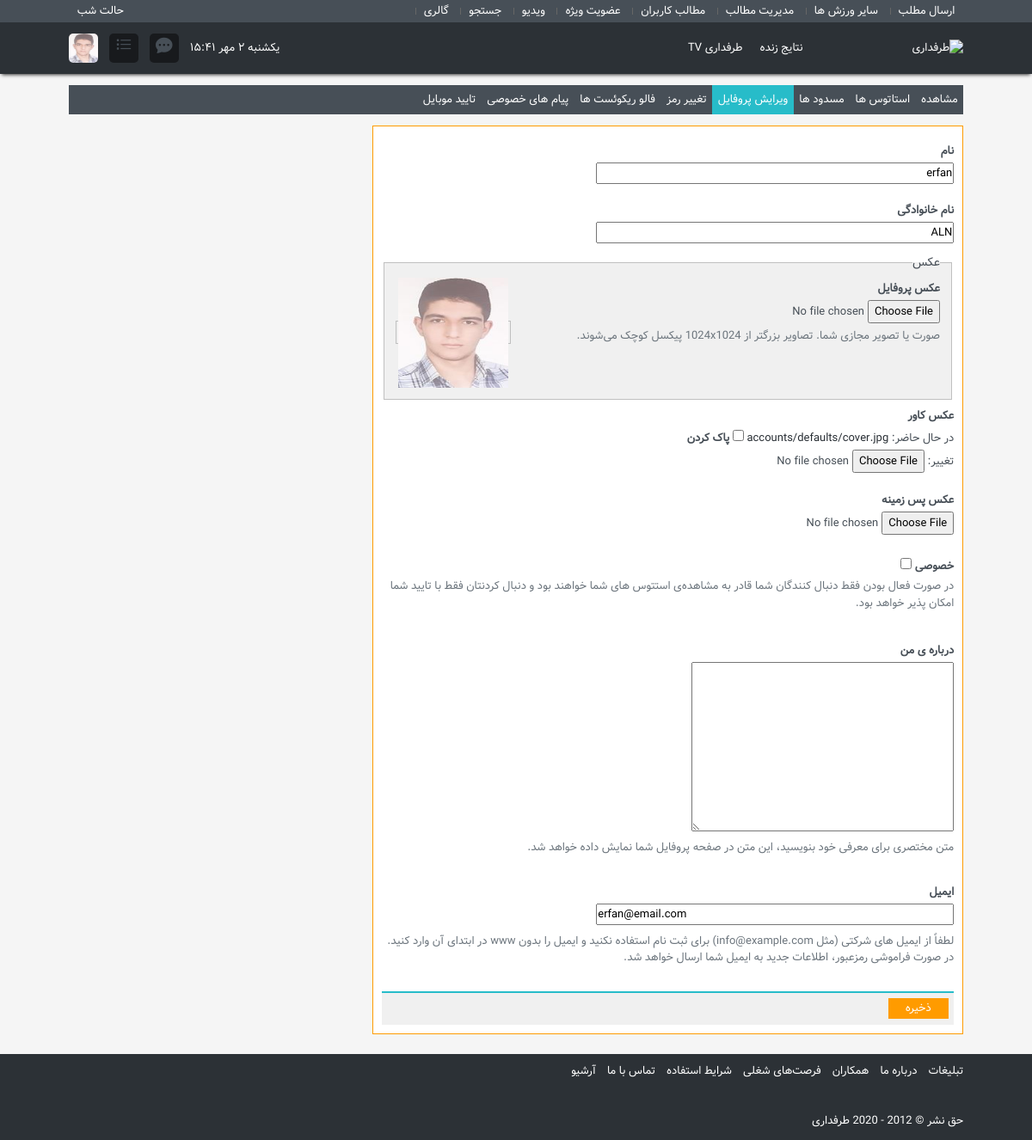
Page /accounts/profile/edit/ (signed in) on the committed database.
### accounts/models.py (models this page shows, shortened)
class UserModel(AbstractBaseUser, PermissionsMixin):
    first_name = models.CharField(max_length=10, verbose_name='نام')
    last_name = models.CharField(max_length=10, verbose_name='نام خانوادگی')
    email = models.EmailField(unique=True, verbose_name='ایمیل')
    phone_number = models.CharField(max_length=11, unique=True, verbose_name='شماره تلفن')
    about_me = RichTextField(blank=True, null=True, verbose_name='درباره ی من')
    profile_image = models.ImageField(blank=True, null=True, verbose_name='عکس پروفایل',
                                      upload_to=user_profile_image_path, default='accounts/defaults/avatar-default.png')
    cover_image = models.ImageField(blank=True, null=True, verbose_name='عکس کاور', upload_to=user_cover_image_path,
                                    default='accounts/defaults/cover.jpg')
    background_image = models.ImageField(blank=True, null=True, verbose_name='عکس پس زمینه',
                                         upload_to=user_background_image_path)
    is_private = models.BooleanField(default=False, verbose_name='خصوصی')
    is_active = models.BooleanField(default=True)
    is_auther = models.BooleanField(default=False)
    is_admin = models.BooleanField(default=False)
    is_phone_verified = models.BooleanField(default=True)
    registration_date = models.DateField(auto_now_add=True, verbose_name='تاریخ عضویت')
    last_online = models.DateTimeField(verbose_name='آخرین انلاین', blank=True, null=True, auto_now_add=True)
    followings = models.ManyToManyField('self', symmetrical=False, through='FollowModel',
                                        through_fields=('from_user', 'to_user'), related_name='followers')
    blocking = models.ManyToManyField('self', symmetrical=False, through='BlockModel',
                                      through_fields=('from_user', 'to_user'), related_name='blockers')
    followings_request = models.ManyToManyField('self', symmetrical=False, through='FollowRequestModel',
                                                through_fields=('from_user', 'to_user'),
                                                related_name='followers_request')
    emojis_pack = models.ManyToManyField('self', symmetrical=False, through='EmojiPackageModel',
                                         through_fields=('from_user', 'to_user'), related_name='packs_emojis')
    class Meta:
        verbose_name = 'کاربر'
    objects = UserManager()
    USERNAME_FIELD = 'email'
    REQUIRED_FIELDS = ['first_name', 'last_name', 'phone_number']
    @property
    def full_name(self):
        return f'{self.first_name} {self.last_name}'
    def get_absolute_url(self):
        return reverse('accounts:profile', kwargs={'pk': self.id})

### accounts/views.py (the view)
# urls.py: path('profile/edit/', views.UserProfileEditView.as_view(), name='edit_profile'),
class UserProfileEditView(LoginRequiredMixin, SuccessMessageMixin, UpdateView):
    template_name = 'accounts/edit_profile.html'
    success_message = 'اطلاعات شما با موفقیت تغییر کرد'
    form_class = UserProfileEditForm
    def get_object(self, queryset=None):
        return self.request.user

### accounts/forms.py
class UserProfileEditForm(forms.ModelForm):
    class Meta:
        model = UserModel
        fields = ['first_name', 'last_name', 'profile_image', 'cover_image', 'background_image', 'is_private',
                  'about_me', 'email']
        widgets = {
            'profile_image': forms.FileInput(),
        }

### accounts/templates/accounts/edit_profile.html (shortened to what this page needs)
{% extends 'base.html' %}
{% load static %}
{% block stylesheet %}
    <link rel="stylesheet" href="{% static 'accounts/css/edit_profile.css' %}">
{% endblock %}
{% block body %}
    {% include 'accounts/base_profile_tabs.html' %}
    <section id="main" class="my-3">
        <div class="container">
            <div class="row">
                <div class="col-8">
                    <form action="" method="post" enctype="multipart/form-data" novalidate>
                        <div class="py-2">
                            <label>{{ form.first_name.label }}</label>
                            {{ form.first_name }}
                        </div>
                        <div class="py-2">
                            <label>{{ form.last_name.label }}</label>
                            {{ form.last_name }}
                        </div>
                        <fieldset>
                            <legend><span class="fieldset-legend">عکس</span></legend>
                            <div class="d-flex flex-row justify-content-between">
                                <div>
                                    <label>{{ form.profile_image.label }}</label>
                                    {{ form.profile_image }}
                                    <p class="text-muted fs-6">صورت یا تصویر مجازی شما. تصاویر بزرگتر از 1024x1024 پیکسل
                                        کوچک
                                        می‌شوند.</p>
                                </div>
                                <div>
                                    <span class="user-picture">
                                        <a href="{{ request.user.get_absolute_url }}">
                                            <img src="{{ request.user.profile_image.url }}" width="128" height="128"
                                                 alt="{{ request.user.full_name }}">
                                        </a>
                                    </span>
                                </div>
                            </div>
                        </fieldset>
                        <div class="py-2">
                            <label>{{ form.cover_image.label }}</label>
                            {{ form.cover_image }}
                        </div>
                        <div class="py-2">
                            <label>{{ form.background_image.label }}</label>
                            {{ form.background_image }}
                        </div>
                        <div class="py-3">
                            <label style="display: inline-block">{{ form.is_private.label }}</label>
                            {{ form.is_private }}
                            <p class="fs-6 text-muted">در صورت فعال بودن فقط دنبال کنندگان شما قادر به مشاهده‌ی استتوس
                                های شما خواهند بود و دنبال کردنتان فقط با تایید شما امکان پذیر خواهد بود.
                            </p>
                        </div>
                        <div class="py-2">
                            <label>{{ form.about_me.label }}</label>
                            {{ form.about_me }}
                            <p class="fs-6 text-muted py-1">متن مختصری برای معرفی خود بنویسید، این متن در صفحه پروفایل
                                شما نمایش داده خواهد شد.
                            </p>
                        </div>
                        <div class="py-2">
                            <label>{{ form.email.label }}</label>
                            {{ form.email }}
                            <p class="fs-6 text-muted py-1">لطفاً از ایمیل های شرکتی (مثل info@example.com) برای ثبت نام
                                استفاده نکنید و ایمیل را بدون www در ابتدای آن وارد کنید. در صورت فراموشی رمزعبور،
                                اطلاعات جدید به ایمیل شما ارسال خواهد شد.
                            </p>
                        </div>
                        <div class="py-2 mt-2" style="background-color: #f0f0f0; border-top: 2px solid #27bcc9;">
                            <button type="submit" class="ms-2">ذخیره</button>
                        </div>
                    </form>
                </div>
                <div class="col-4"></div>
            </div>
        </div>
    </section>
{% endblock %}

### templates/base.html (shortened to what this page needs)
{% load static %}
<!DOCTYPE html>
<html lang="fa" dir="rtl">
<head>
    <link rel="stylesheet" href="https://cdn.jsdelivr.net/npm/bootstrap@5.2.3/dist/css/bootstrap.rtl.min.css"
>
    <link rel="stylesheet" href="https://cdn.jsdelivr.net/npm/bootstrap-icons@1.11.1/font/bootstrap-icons.css">
    <link rel="stylesheet" href="{% static 'css/base.css' %}">
    {% block stylesheet %}{% endblock %}
</head>
<body>
<div id="shortcuts">
    <section class="container">
        <div class="d-flex justify-content-between">
            <div id="shortcut-menu">
                <a href="">ارسال مطلب</a>
                <a href="">سایر ورزش ها</a>
                <a href="">مدیریت مطالب</a>
                <a href="">مطالب کاربران</a>
                <a href="">عضویت ویژه</a>
                <a href="">ویدیو</a>
                <a href="">جستجو</a>
                <a class="last" href="">گالری</a>
            </div>
            <div>
                <a class="night-toggle" href="">حالت شب</a>
            </div>
        </div>
    </section>
</div>
<div id="header">
    <section class="container">
        <div class="row">
            <div class="col-2">
                <a class="logo" href="">
                    <img alt="طرفداری" src="https://www.tarafdari.com/sites/all/themes/hope/logo-desktop.svg?4">
                </a>
            </div>
            <div class="col-6">
                <div id="main-menu">
                    <a href="">نتایج زنده</a>
                    <a href="">طرفداری TV</a>
                </div>
            </div>
            <div class="col-4">
                {% if request.user.is_authenticated %}
                    <div class="notice-deliver text-center ms-3 py-auto">
                        <a href="">
                            {% if request.user.profile_image %}
                                <img src="{{ request.user.profile_image.url }}" width="34" height="34"
                                     style="border-radius: 5px">
                            {% else %}
                                <img src="{% static 'defaults/avatar-default.png' %}" width="34" height="34"
                                     style="border-radius: 5px">
                            {% endif %}
                        </a>
                    </div>
                    <div class="notice-deliver text-center ms-3 py-auto">
                        <a href="">
                            <i class="bi bi-list-task fs-4"></i>
                        </a>
                    </div>
                    <div class="notice-deliver text-center ms-3 py-auto">
                        <a href="">
                            <i class="bi bi-chat-dots-fill fs-4"></i>
                        </a>
                    </div>
                {% else %}
                    <div class="ms-3">
                        <a href="{% url 'accounts:login' %}" class="register-button">عضویت / ورود</a>
                    </div>
                {% endif %}
                <div>
                    <time style="color: #fff" id="time-header">چهارشنبه
                    </time>
                </div>
            </div>
        </div>
    </section>
</div>
{% block body %}{% endblock %}
<footer id="footer">
    <div class="container">
        <div class="d-flex flex-row">
            <a href="" class="pe-3">تبلیغات</a>
            <a href="" class="pe-3">درباره ما</a>
            <a href="" class="pe-3">همکاران</a>
            <a href="" class="pe-3">فرصت‌های شغلی</a>
            <a href="" class="pe-3">شرایط استفاده</a>
            <a href="" class="pe-3">تماس با ما</a>
            <a href="">آرشیو</a>
        </div>
        <div class="pt-5">
            <p>حق نشر © 2012 - 2020 طرفداری</p>
        </div>
    </div>
</footer>
</body>
</html>

### static/css/base.css (style rules this page uses)
* { padding: 0; margin: 0; box-sizing: border-box; }
html { font-family: "Vazir"; font-size: 81.25%; line-height: 1.69231em; }
body { font-family: "Vazir"; color: #474f57; background-color: #f5f5f5; }
p, time { color: #fff !important; }
a { text-decoration: none; color: #fff; }
.container { max-width: 1060px; margin-left: auto; margin-right: auto; }
#shortcuts { padding: 3px 0; background-color: #474f57; box-shadow: 0 3px 4px -2px rgb(0 0 0 / 80%); }
#shortcuts a, #main-menu a { color: #fff; text-decoration: none; position: relative; padding: 0 10px; }
#shortcut-menu a:after { position: absolute; top: calc(50% - 4px); left: 0; width: 1px; height: 8px; background-color: #666; content: ""; }
#header { background-color: #2c3136; box-shadow: 0 3px 4px -2px rgb(0 0 0 / 80%); margin-bottom: 10px; }
#header .logo { height: 60px; display: flex; align-content: center; flex-direction: column; justify-content: center; }
#main-menu { margin-top: unset !important; height: 60px; display: flex; align-content: center; flex-direction: row; align-items: center; }
#header .col-4 { display: flex; flex-direction: row; align-items: center; direction: ltr; }
.notice-deliver { width: 34px; height: 34px; background-color: #181a1d; display: flex; align-items: center; justify-content: center; border-radius: 5px; }
.bi-chat-dots-fill, .bi-list-task, .bi-person-fill { color: #474f57; }
#footer { padding: 10px 0; background-color: #2c3136; color: #f0f0f0; box-shadow: 0 3px 4px -2px rgb(0 0 0 / 80%); height: 100px; }

### accounts/static/accounts/css/edit_profile.css (style rules this page uses)
form { padding: 10px; margin-bottom: 10px; background-color: #ffffff; border: 1px solid #ff9b00 }
label { display: block; font-weight: bold; line-height: 2em; }
input { width: 32em; margin-bottom: 0.4em; line-height: normal; }
form button { height: 24px; line-height: 24px; background-color: #ff9b00; border: none; outline: none; padding: 0 20px; color: #ffffff; }
fieldset { margin: 0 2px; border-color: #c0c0c0; border-top-width: 0.07692em; border-top-style: solid; padding-top: 0.51538em; border-bottom-width: 0.07692em; border-bottom-style: solid; padding-bottom: 1.02308em; border-left-width: 0.07692em; border-left-style: solid; padding-left: 1.02308em; border-right-width: 0.07692em; border-right-style: solid; padding-right: 1.02308em; background-color: #f0f0f0; }
legend { float: none; margin-bottom: 0; font-size: 14px; width: inherit; }
span.user-picture { border: 1px solid #c0c0c0; padding: 2px; }
form a { color: #282e34; }
input[type="checkbox"] { width: inherit; padding-top: 8px; padding-bottom: 10px; }
label[for="cover_image-clear_id"], label[for="background_image-clear_id"] { display: inline-block; }

### rows in the picture
UserModel: user.profile_image (picture), first_name "erfan", last_name "ALN", email "erfan@email.com"
